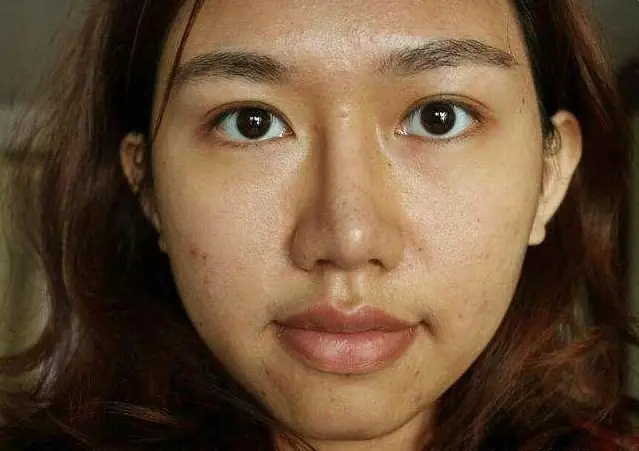
#> input picture c230aaf4233e477da62072669d342acf.webp, 639 x 451 px, found by its file name
$ python learning.py
#> lines starting #> are read from the running program, lines starting #| are printed output that depends on the picture; after the words box and inside, x2 and y2 are one past the last pixel; in counts of white or black regions, pixels touching at a corner belong together
import cv2
import numpy as np

frame = cv2.imread(r"C:\Users\isach\PycharmProjects\PythonProject12\c230aaf4233e477da62072669d342acf.webp")
#> frame is the input picture: shape (451, 639, 3); mean B, G, R 55.4, 79.2, 104.7
h, w, _ = frame.shape
#> h = 451; w = 639

# 1. 轉 HSV
hsv = cv2.cvtColor(frame, cv2.COLOR_BGR2HSV)
#> hsv: shape (451, 639, 3); mean H, S, V 15.2, 144.9, 104.8

# 2. 膚色範圍（先用這個預設值）
lower_skin = np.array([0,  40,  80],  dtype=np.uint8)
upper_skin = np.array([20, 170, 255], dtype=np.uint8)

# 3. 產生遮罩
mask = cv2.inRange(hsv, lower_skin, upper_skin)
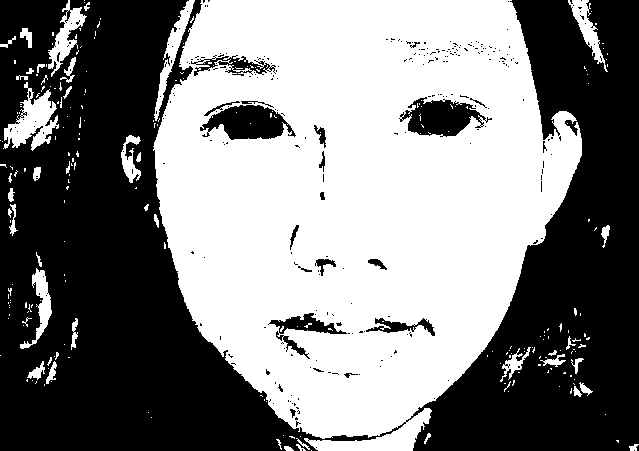
#> mask: shape (451, 639); 50.3% white; 273 black regions (253 under 20 px), largest, box (x1, y1, x2, y2) and area: (0, 0, 639, 451) 135566, (200, 105, 296, 140) 2087, (399, 97, 492, 137) 2058

# 先看原始遮罩（還很雜亂）
cv2.imshow("原始遮罩", mask)
cv2.waitKey(0)
# 接在上面的程式碼後面

kernel = cv2.getStructuringElement(cv2.MORPH_ELLIPSE, (5, 5))

# 去掉小白點（雜訊）
mask = cv2.morphologyEx(mask, cv2.MORPH_OPEN, kernel)
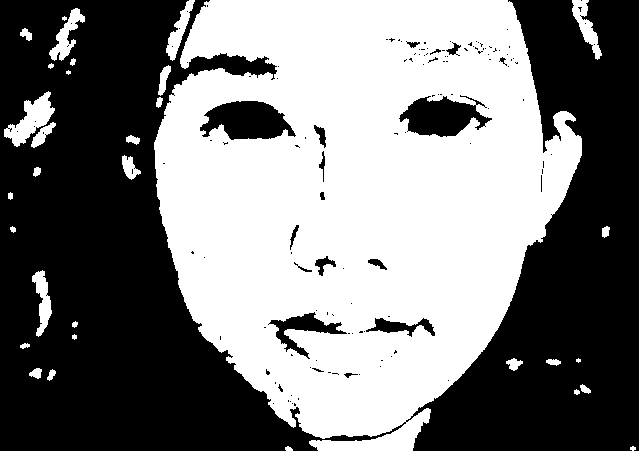
#> mask: shape (451, 639); 48.5% white; 32 white regions (3 under 20 px), largest, box (x1, y1, x2, y2) and area: (154, 0, 582, 451) 134100, (4, 91, 55, 147) 1192, (49, 8, 85, 61) 710

# 補起小黑洞（讓膚色區域更完整）
mask = cv2.morphologyEx(mask, cv2.MORPH_CLOSE, kernel)
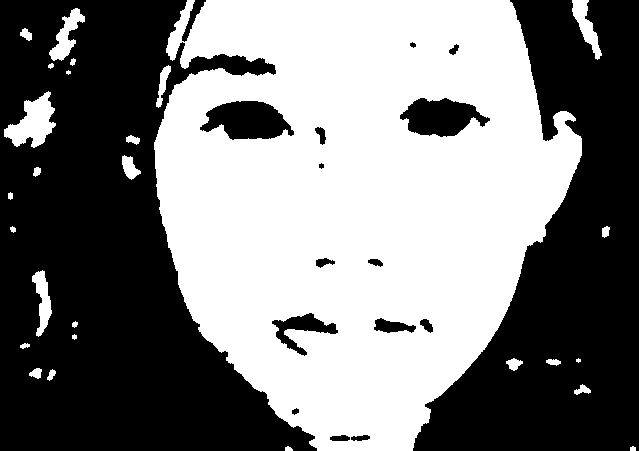
#> mask: shape (451, 639); 49.1% white; 27 white regions (2 under 20 px), largest, box (x1, y1, x2, y2) and area: (154, 0, 582, 451) 136240, (4, 91, 56, 148) 1552, (49, 8, 85, 61) 772

# 看清理後的遮罩
cv2.imshow("清理後遮罩", mask)
cv2.waitKey(0)
# 套用遮罩看效果
result = cv2.bitwise_and(frame, frame, mask=mask)
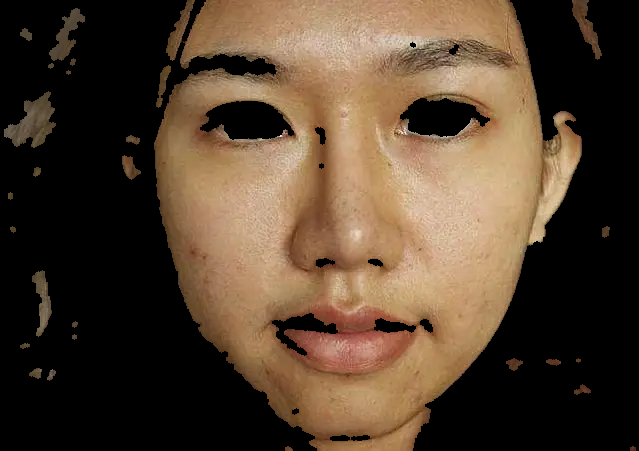
#> result: shape (451, 639, 3); mean B, G, R 46.7, 64.4, 82.7
cv2.imshow("膚色區域", result)

# 計算平均膚色
mean_bgr = cv2.mean(frame, mask=mask)[:3]
#> mean_bgr = (95.16, 131, 168.4)
mean_rgb = (mean_bgr[2], mean_bgr[1], mean_bgr[0])
#> mean_rgb = (168.4, 131, 95.16)

print(f"平均膚色 BGR: {mean_bgr[0]:.1f}, {mean_bgr[1]:.1f}, {mean_bgr[2]:.1f}")
#| 平均膚色 BGR: 95.2, 131.0, 168.4
print(f"平均膚色 RGB: {mean_rgb[0]:.1f}, {mean_rgb[1]:.1f}, {mean_rgb[2]:.1f}")
#| 平均膚色 RGB: 168.4, 131.0, 95.2

cv2.waitKey(0)

$ run again, with 691c06ddce293.webp copied over c230aaf4233e477da62072669d342acf.webp
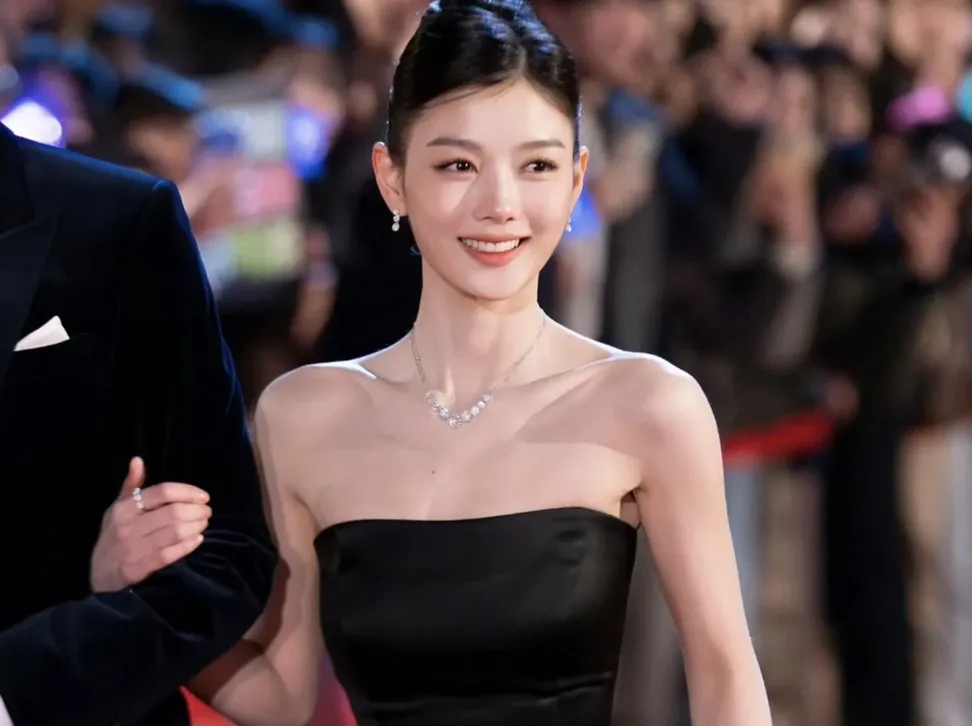
#> input picture 691c06ddce293.webp, 972 x 726 px, shrunk from 1600 x 1196 before the run, found by its file name
#> frame is the input picture: shape (726, 972, 3); mean B, G, R 68.7, 67.5, 83.4
#> hsv: shape (726, 972, 3); mean H, S, V 66.6, 88.9, 87.8
#> `mask = cv2.inRange(hsv, lower_skin, upper_skin)`:
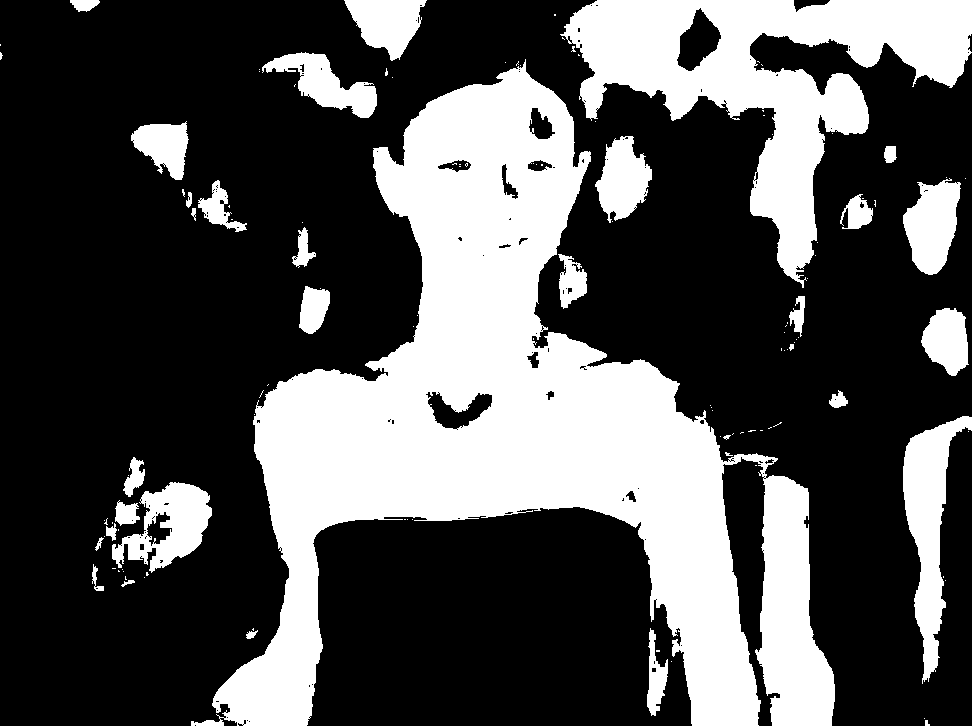
#> mask: shape (726, 972); 32.2% white; 123 white regions (91 under 20 px), largest, box (x1, y1, x2, y2) and area: (191, 59, 835, 726) 148615, (560, 0, 972, 288) 41013, (903, 416, 972, 684) 7467
#> `result = cv2.bitwise_and(frame, frame, mask=mask)`:
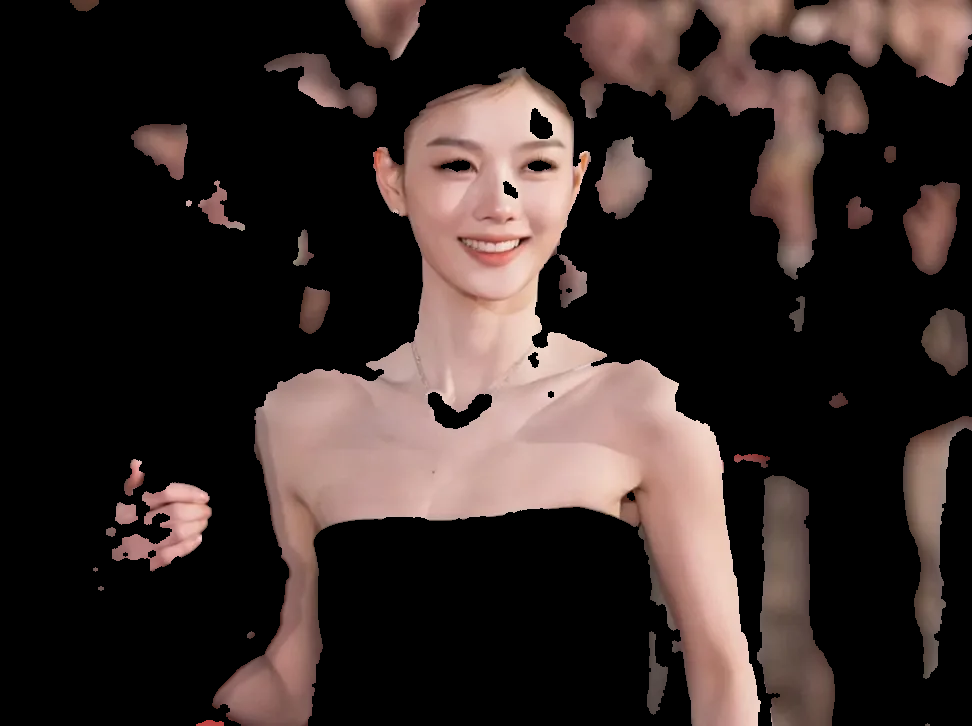
#> result: shape (726, 972, 3); mean B, G, R 38.9, 41.6, 53.4
#> mean_bgr = (122.2, 130.9, 167.9)
#> mean_rgb = (167.9, 130.9, 122.2)
#| 平均膚色 BGR: 122.2, 130.9, 167.9
#| 平均膚色 RGB: 167.9, 130.9, 122.2

$ run again, with softbaddie.webp copied over c230aaf4233e477da62072669d342acf.webp
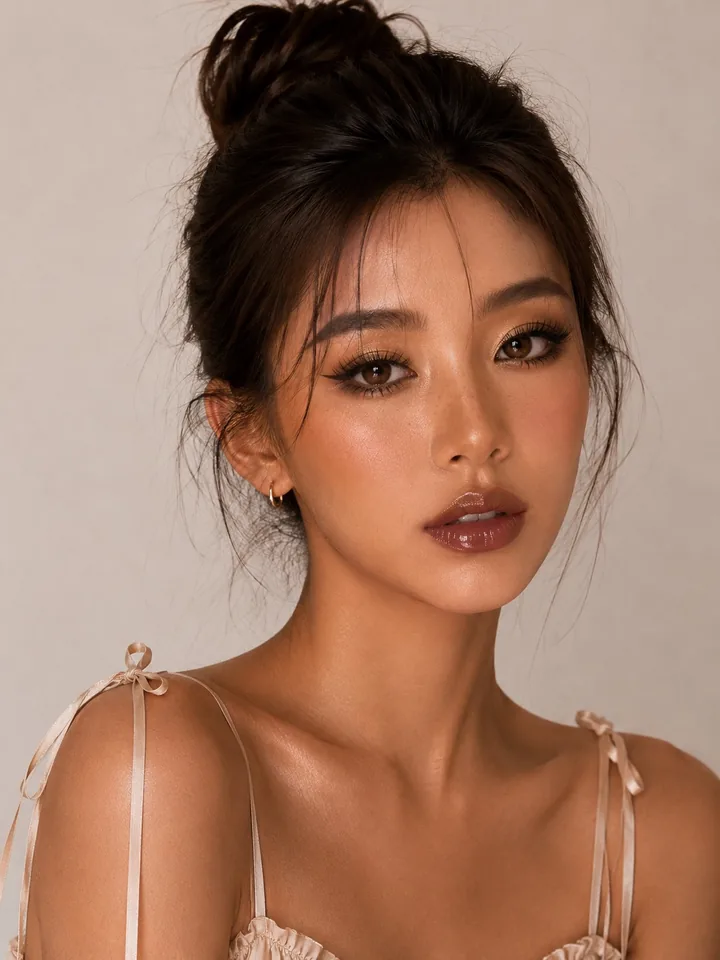
#> input picture softbaddie.webp, 720 x 960 px, found by its file name
#> frame is the input picture: shape (960, 720, 3); mean B, G, R 103.7, 123.6, 161.5
#> hsv: shape (960, 720, 3); mean H, S, V 10.7, 107.3, 161.5
#> `mask = cv2.inRange(hsv, lower_skin, upper_skin)`:
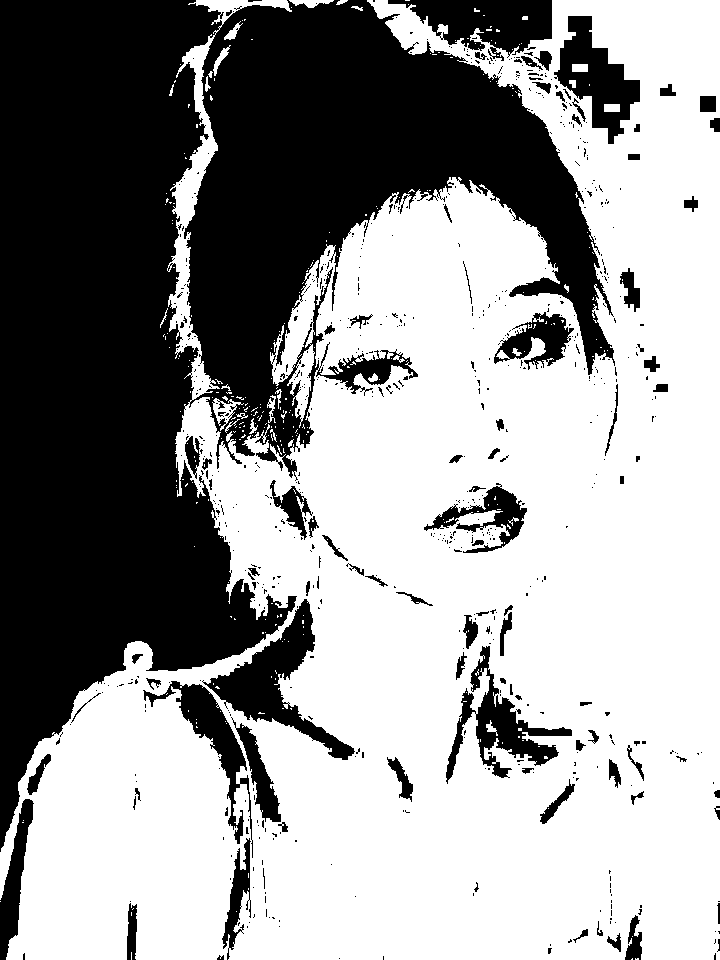
#> mask: shape (960, 720); 59.8% white; 694 black regions (595 under 20 px), largest, box (x1, y1, x2, y2) and area: (0, 0, 615, 852) 232660, (202, 599, 355, 760) 6373, (388, 0, 552, 61) 5625
#> `result = cv2.bitwise_and(frame, frame, mask=mask)`:
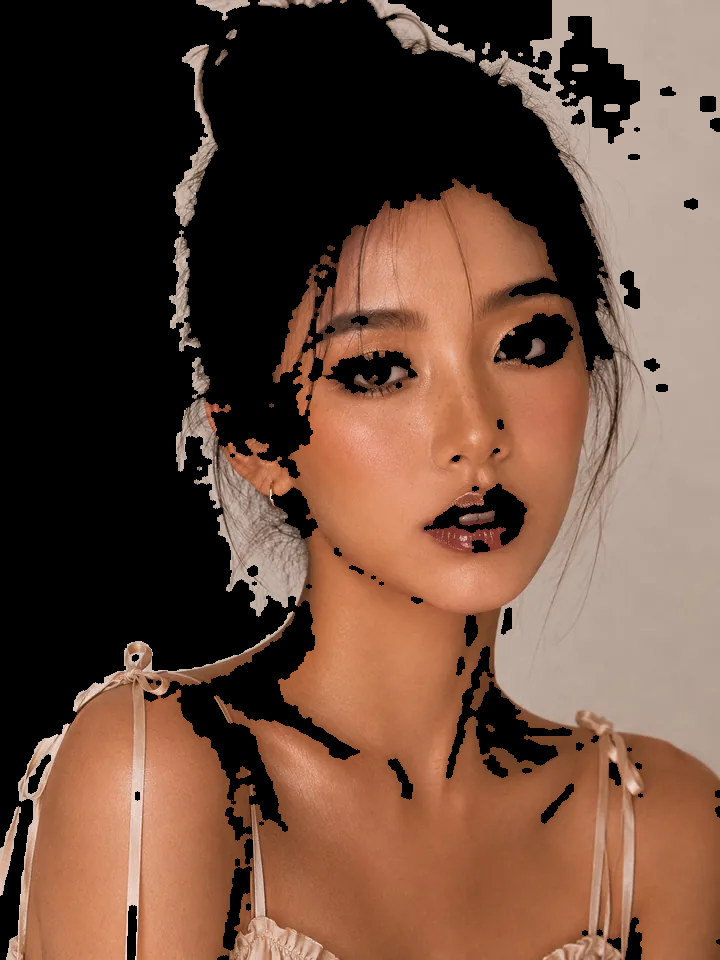
#> result: shape (960, 720, 3); mean B, G, R 59.5, 74.9, 104.5
#> mean_bgr = (100.9, 127.1, 177.4)
#> mean_rgb = (177.4, 127.1, 100.9)
#| 平均膚色 BGR: 100.9, 127.1, 177.4
#| 平均膚色 RGB: 177.4, 127.1, 100.9
